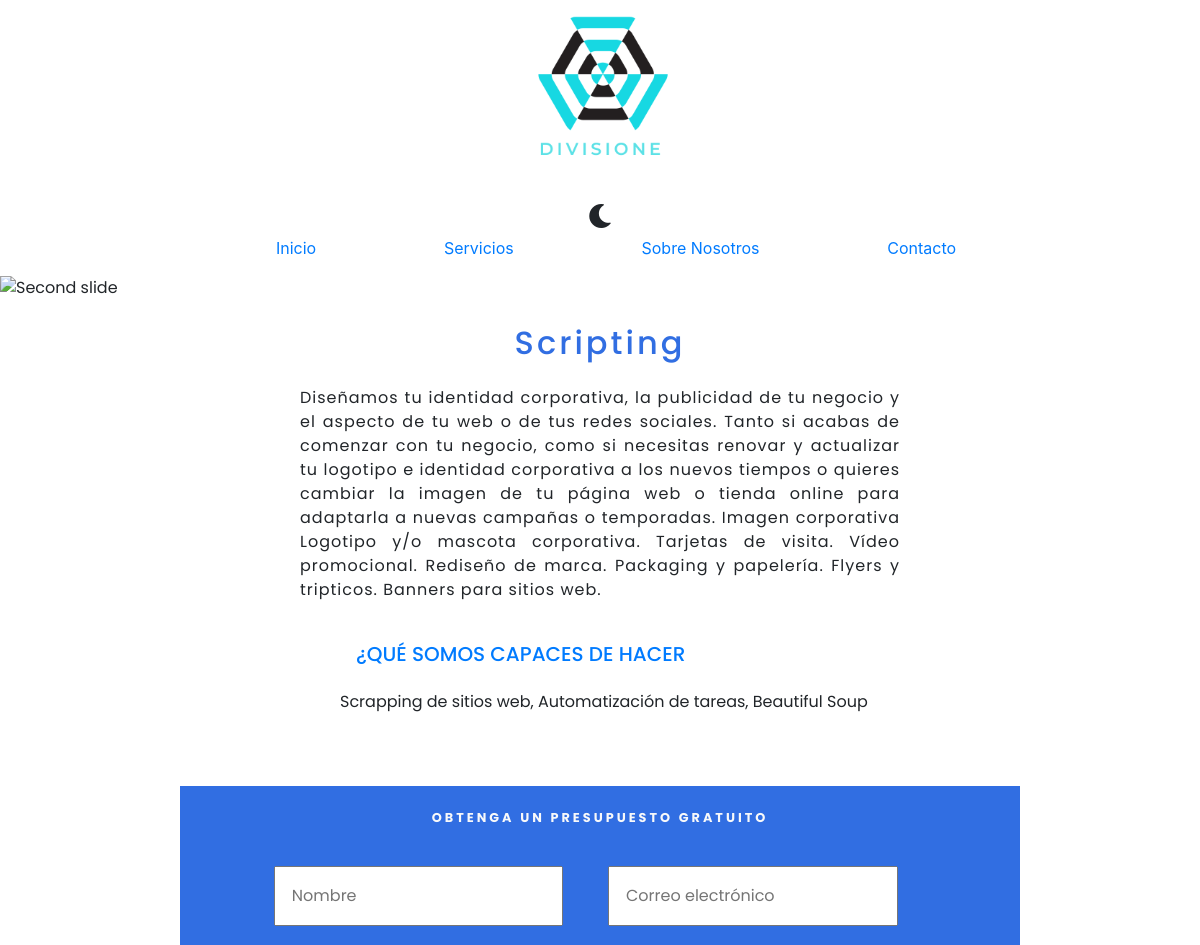
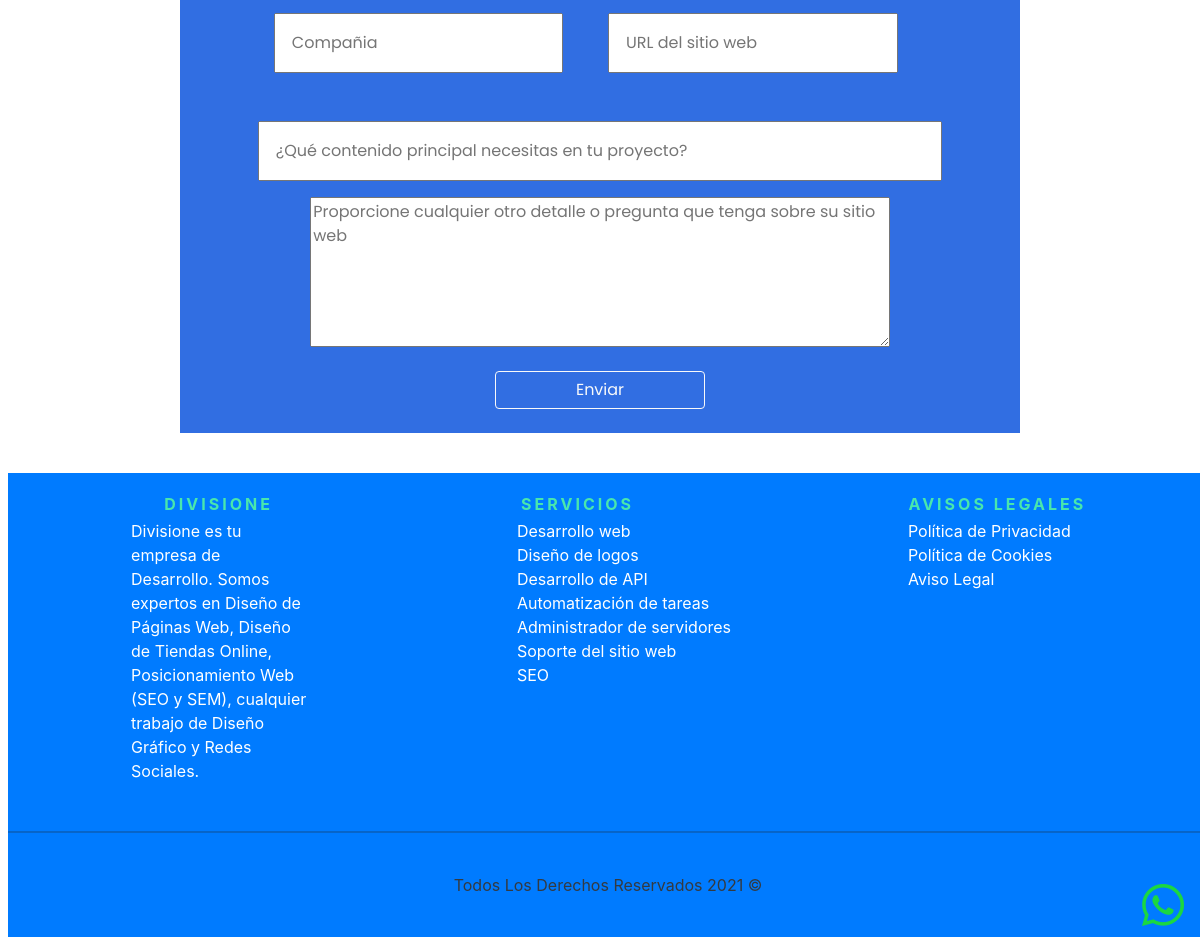
Page /service.php?id=7 on the committed database (2 pictures, top to bottom).
### tables this page shows
CREATE TABLE `services` (
  `id` int(11) NOT NULL AUTO_INCREMENT,
  `name` varchar(45) NOT NULL,
  `description` text NOT NULL,
  `price` int(5) NOT NULL,
  `imageProduct` varchar(100) DEFAULT NULL,
  PRIMARY KEY (`id`)
);

CREATE TABLE `service` (
  `id` int(11) NOT NULL AUTO_INCREMENT,
  `serviceID` int(11) NOT NULL,
  `name` varchar(255) DEFAULT NULL,
  PRIMARY KEY (`id`),
  KEY `fk_service` (`serviceID`),
  CONSTRAINT `fk_service` FOREIGN KEY (`serviceID`) REFERENCES `services` (`id`)
  ON DELETE CASCADE
  ON UPDATE CASCADE
);

### service.php (the view, shortened to what this page needs)
<?php
    require 'includes/app.php';
    if (empty($_GET)) {
        header('Location: /');
        exit;
    } else {
        $db = connectDB();
        $id = filter_var(intval($_GET['id']), FILTER_VALIDATE_INT);
        $query = "SELECT name, description  FROM services WHERE id = ${id}";
        $data = mysqli_query($db, $query);
    }
?>
    <main class="wrap">
        <div id="carouselExampleSlidesOnly" class="carousel slide" data-ride="carousel">
            <div class="carousel-inner">
                <div class="carousel-item active">
                    <img class="d-block w-100" src="build/img/xbanner-services-2.webp" alt="Second slide">
                </div>
            </div>
        </div>
        <section class="service-box-wrap">
            <?php while ( $service = mysqli_fetch_assoc($data) ): ?>
            <h2 class="title-box-wrap text-center m-4">
                <?php echo $service['name'] ?>
            </h2>
            <p class="sumary-box-product-wrap">
                <?php echo $service['description'] ?>
            </p>
            <ul class="list-product-wrap">
                <h3 class="text-primary m-4 h5 ">¿QUÉ SOMOS CAPACES DE HACER</h3>
                <?php
                $queryForServices = "SELECT name FROM service WHERE serviceID = ${id}";
                $dataForServices = mysqli_query($db, $queryForServices);
                ?>
                <?php while( $services = mysqli_fetch_assoc($dataForServices)): ?>
                <li class="m-2"><?php echo $services['name'] ?></li>
                <?php endwhile; ?>
            </ul>
            <?php endwhile; ?>
        </section>
        <section class="contact-foot">
                <h3 class="title-contact-foot title-deluxe text-center m-4 text-light">Obtenga un presupuesto gratuito</h3>
                <form action="includes/php/contact.php" method="post" class="form-contact-foot d-flex flex-column">
                    <div class="content-contact-foot">
                        <input type="text" name="name" id="name" placeholder="Nombre"  required>
                        <input type="email" name="email" id="email" placeholder="Correo electrónico" required>
                        <input type="text" name="company" id="company" placeholder="Compañia" required>
                        <input type="text" name="url" id="url" placeholder="URL del sitio web" required>
                    </div>
                    <input type="text" name="content" id="content" required placeholder="¿Qué contenido principal necesitas en tu proyecto?">
                </form>
                <textarea class="text-area-contact" name="details" id="details" cols="40" rows="6" required placeholder="Proporcione cualquier otro detalle o pregunta que tenga sobre su sitio web"></textarea>
                <button type="button" class="btn btn-outline-light w-25 m-4">Enviar</button>
            </section>
    </main>
<?php require 'includes/templates/footer.php' ?>

### build/css/app.css (style rules this page uses)
.title-deluxe { font-size:.8rem;font-weight:700;letter-spacing:3px;text-transform:uppercase }
.contact-foot { align-items:center;align-self:center;background-color:#316ee2;background-position:50%;background-repeat:no-repeat;background-size:cover;display:flex;flex-flow:column wrap;margin-bottom:2rem;margin-top:3rem;width:100% }
@media (min-width:768px) { .contact-foot { width:70% } }
.contact-foot .text-area-contact { align-self:center;width:69% }
.contact-foot .form-contact-foot { align-items:center }
.contact-foot .form-contact-foot * { margin-bottom:1rem;padding:1rem;width:91% }
.content-contact-foot { display:grid;gap:1rem;grid-template-columns:repeat(2,1fr) }
.service-box-wrap { align-self:center;display:flex;flex-flow:column wrap;width:80% }
@media (min-width:768px) { .service-box-wrap { width:50% } }
.service-box-wrap .title-box-wrap { color:#316ee2;letter-spacing:3px }
.service-box-wrap .sumary-box-product-wrap { letter-spacing:1px;text-align:justify }
html { -webkit-text-size-adjust:100%;line-height:1.15 }
body { margin:0 }
main { display:block }
img { border-style:none }
button,input,optgroup,select,textarea { font-family:inherit;font-size:100%;line-height:1.15;margin:0 }
button,input { overflow:visible }
button,select { text-transform:none }
[type=button],[type=reset],[type=submit],button { -webkit-appearance:button }
textarea { overflow:auto }
*,:after,:before { box-sizing:inherit }
li { list-style:none }
.wrap { display:flex;flex-flow:column wrap;font-family:Poppins,sans-serif }

### rows in the picture
services: name "Scripting", description "Diseñamos tu identidad corporativa, la publicidad de tu negocio y el aspecto de tu web o de tus redes sociales. Tanto si acabas de comenzar con tu negocio, como si necesitas renovar y actualizar tu logotipo e identidad corporativa a los nuevos tiempos o quieres cambiar la imagen de tu página web o tienda online para adaptarla a nuevas campañas o temporadas. Imagen corporativa Logotipo y/o mascota corporativa. Tarjetas de visita. Vídeo promocional. Rediseño de marca. Packaging y papelería. Flyers y tripticos. Banners para sitios web."
service: name "Scrapping de sitios web, Automatización de tareas, Beautiful Soup"
